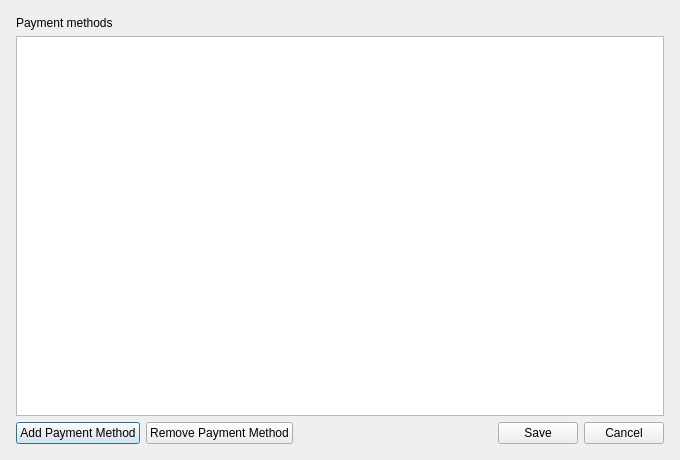
<?xml version="1.0" encoding="UTF-8"?>
<ui version="4.0">
 <class>PaymentMethodsConfigDialog</class>
 <widget class="QDialog" name="PaymentMethodsConfigDialog">
  <property name="geometry">
   <rect>
    <x>0</x>
    <y>0</y>
    <width>680</width>
    <height>460</height>
   </rect>
  </property>
  <property name="windowTitle">
   <string>Dialog</string>
  </property>
  <layout class="QVBoxLayout" name="verticalLayout_2">
   <item>
    <layout class="QVBoxLayout" name="verticalLayout">
     <property name="leftMargin">
      <number>5</number>
     </property>
     <property name="topMargin">
      <number>5</number>
     </property>
     <property name="rightMargin">
      <number>5</number>
     </property>
     <property name="bottomMargin">
      <number>5</number>
     </property>
     <item>
      <widget class="QLabel" name="label">
       <property name="text">
        <string>Payment methods</string>
       </property>
      </widget>
     </item>
     <item>
      <widget class="QTableView" name="paymentMethodsTableView"/>
     </item>
     <item>
      <layout class="QHBoxLayout" name="horizontalLayout">
       <item>
        <widget class="QPushButton" name="addButton">
         <property name="text">
          <string>Add Payment Method</string>
         </property>
         <property name="icon">
          <iconset theme="list-add"/>
         </property>
        </widget>
       </item>
       <item>
        <widget class="QPushButton" name="removeButton">
         <property name="text">
          <string>Remove Payment Method</string>
         </property>
         <property name="icon">
          <iconset theme="edit-delete"/>
         </property>
        </widget>
       </item>
       <item>
        <spacer name="horizontalSpacer">
         <property name="orientation">
          <enum>Qt::Horizontal</enum>
         </property>
         <property name="sizeHint" stdset="0">
          <size>
           <width>40</width>
           <height>20</height>
          </size>
         </property>
        </spacer>
       </item>
       <item>
        <widget class="QPushButton" name="saveButton">
         <property name="text">
          <string>Save</string>
         </property>
         <property name="icon">
          <iconset theme="document-save"/>
         </property>
        </widget>
       </item>
       <item>
        <widget class="QPushButton" name="cancelButton">
         <property name="text">
          <string>Cancel</string>
         </property>
        </widget>
       </item>
      </layout>
     </item>
    </layout>
   </item>
  </layout>
 </widget>
 <resources/>
 <connections>
  <connection>
   <sender>cancelButton</sender>
   <signal>clicked()</signal>
   <receiver>PaymentMethodsConfigDialog</receiver>
   <slot>close()</slot>
   <hints>
    <hint type="sourcelabel">
     <x>624</x>
     <y>433</y>
    </hint>
    <hint type="destinationlabel">
     <x>339</x>
     <y>229</y>
    </hint>
   </hints>
  </connection>
 </connections>
</ui>
